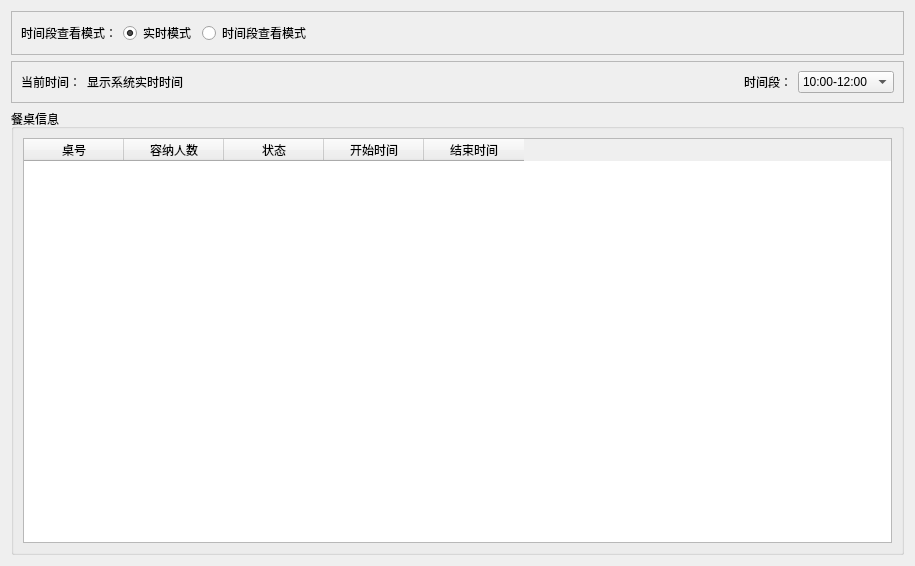
<?xml version="1.0" encoding="UTF-8"?>
<ui version="4.0">
 <class>TablePage</class>
 <widget class="QWidget" name="TablePage">
  <property name="geometry">
   <rect>
    <x>0</x>
    <y>0</y>
    <width>915</width>
    <height>566</height>
   </rect>
  </property>
  <property name="windowTitle">
   <string>Form</string>
  </property>
  <layout class="QVBoxLayout" name="verticalLayout">
   <item>
    <widget class="QFrame" name="Mode">
     <property name="frameShape">
      <enum>QFrame::Shape::StyledPanel</enum>
     </property>
     <property name="frameShadow">
      <enum>QFrame::Shadow::Raised</enum>
     </property>
     <layout class="QHBoxLayout" name="horizontalLayout_2">
      <item>
       <widget class="QLabel" name="label_Mode">
        <property name="text">
         <string>时间段查看模式：</string>
        </property>
       </widget>
      </item>
      <item>
       <widget class="QRadioButton" name="rBtn_RealTime">
        <property name="text">
         <string>实时模式</string>
        </property>
        <property name="checked">
         <bool>true</bool>
        </property>
       </widget>
      </item>
      <item>
       <widget class="QRadioButton" name="rBtn_TimeRange">
        <property name="text">
         <string>时间段查看模式</string>
        </property>
       </widget>
      </item>
      <item>
       <spacer name="horizontalSpacer">
        <property name="orientation">
         <enum>Qt::Orientation::Horizontal</enum>
        </property>
        <property name="sizeHint" stdset="0">
         <size>
          <width>40</width>
          <height>20</height>
         </size>
        </property>
       </spacer>
      </item>
     </layout>
    </widget>
   </item>
   <item>
    <widget class="QFrame" name="frame_Time">
     <property name="frameShape">
      <enum>QFrame::Shape::StyledPanel</enum>
     </property>
     <property name="frameShadow">
      <enum>QFrame::Shadow::Raised</enum>
     </property>
     <layout class="QHBoxLayout" name="horizontalLayout">
      <item>
       <widget class="QLabel" name="label_CurrentTime">
        <property name="sizePolicy">
         <sizepolicy hsizetype="Preferred" vsizetype="Preferred">
          <horstretch>0</horstretch>
          <verstretch>0</verstretch>
         </sizepolicy>
        </property>
        <property name="maximumSize">
         <size>
          <width>100</width>
          <height>16777215</height>
         </size>
        </property>
        <property name="text">
         <string>当前时间：</string>
        </property>
       </widget>
      </item>
      <item>
       <widget class="QLabel" name="label_SystemTime">
        <property name="text">
         <string>显示系统实时时间</string>
        </property>
       </widget>
      </item>
      <item>
       <spacer name="horizontalSpacer_2">
        <property name="orientation">
         <enum>Qt::Orientation::Horizontal</enum>
        </property>
        <property name="sizeHint" stdset="0">
         <size>
          <width>40</width>
          <height>20</height>
         </size>
        </property>
       </spacer>
      </item>
      <item>
       <widget class="QLabel" name="label_TimeSlot">
        <property name="sizePolicy">
         <sizepolicy hsizetype="Preferred" vsizetype="Preferred">
          <horstretch>0</horstretch>
          <verstretch>0</verstretch>
         </sizepolicy>
        </property>
        <property name="text">
         <string>时间段：</string>
        </property>
       </widget>
      </item>
      <item>
       <widget class="QComboBox" name="combo_TimeSlot">
        <item>
         <property name="text">
          <string>10:00-12:00</string>
         </property>
        </item>
        <item>
         <property name="text">
          <string>12:00-14:00</string>
         </property>
        </item>
        <item>
         <property name="text">
          <string>16:00-18:00</string>
         </property>
        </item>
        <item>
         <property name="text">
          <string>18:00-20:00</string>
         </property>
        </item>
        <item>
         <property name="text">
          <string>20:00-22:00</string>
         </property>
        </item>
       </widget>
      </item>
     </layout>
    </widget>
   </item>
   <item>
    <widget class="QGroupBox" name="groupBox_TableList">
     <property name="title">
      <string>餐桌信息</string>
     </property>
     <layout class="QGridLayout" name="gridLayout">
      <item row="0" column="0">
       <widget class="QTableWidget" name="table_TableInfo">
        <property name="layoutDirection">
         <enum>Qt::LayoutDirection::LeftToRight</enum>
        </property>
        <property name="editTriggers">
         <set>QAbstractItemView::EditTrigger::NoEditTriggers</set>
        </property>
        <property name="alternatingRowColors">
         <bool>true</bool>
        </property>
        <property name="selectionBehavior">
         <enum>QAbstractItemView::SelectionBehavior::SelectRows</enum>
        </property>
        <property name="columnCount">
         <number>5</number>
        </property>
        <attribute name="horizontalHeaderVisible">
         <bool>true</bool>
        </attribute>
        <attribute name="verticalHeaderVisible">
         <bool>false</bool>
        </attribute>
        <column>
         <property name="text">
          <string>桌号</string>
         </property>
        </column>
        <column>
         <property name="text">
          <string>容纳人数</string>
         </property>
        </column>
        <column>
         <property name="text">
          <string>状态</string>
         </property>
        </column>
        <column>
         <property name="text">
          <string>开始时间</string>
         </property>
        </column>
        <column>
         <property name="text">
          <string>结束时间</string>
         </property>
        </column>
       </widget>
      </item>
     </layout>
    </widget>
   </item>
  </layout>
 </widget>
 <resources/>
 <connections/>
</ui>
